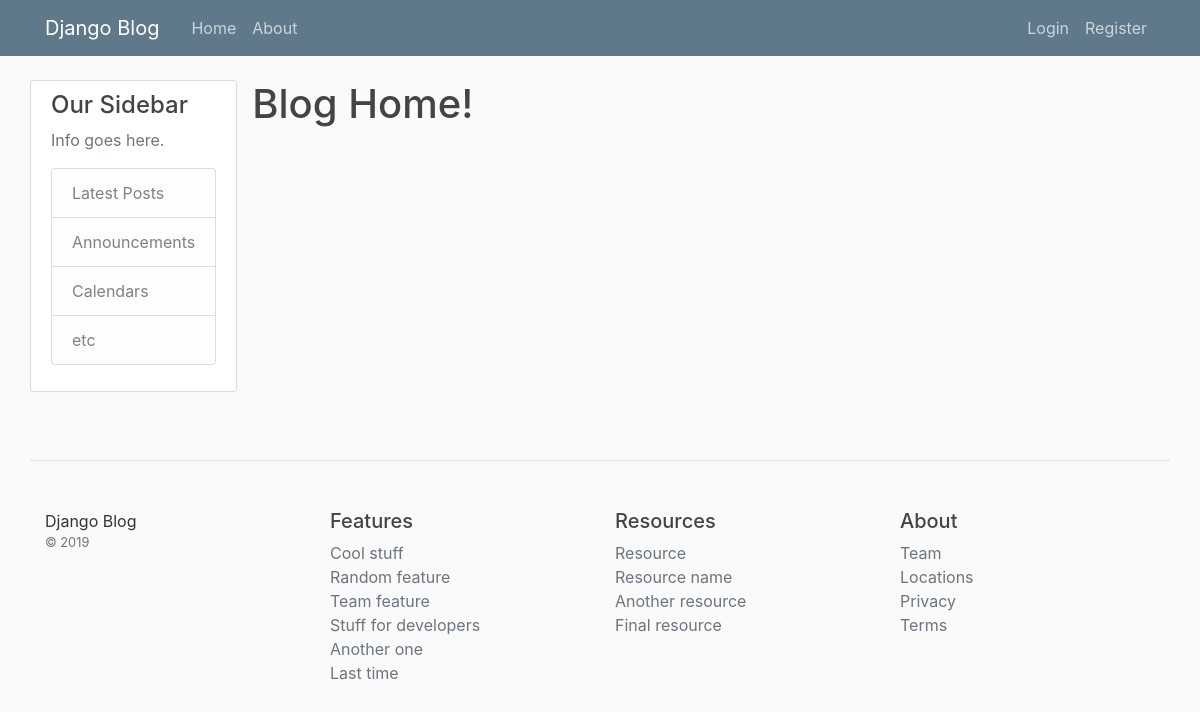
/, run on an earlier commit of the app's database.
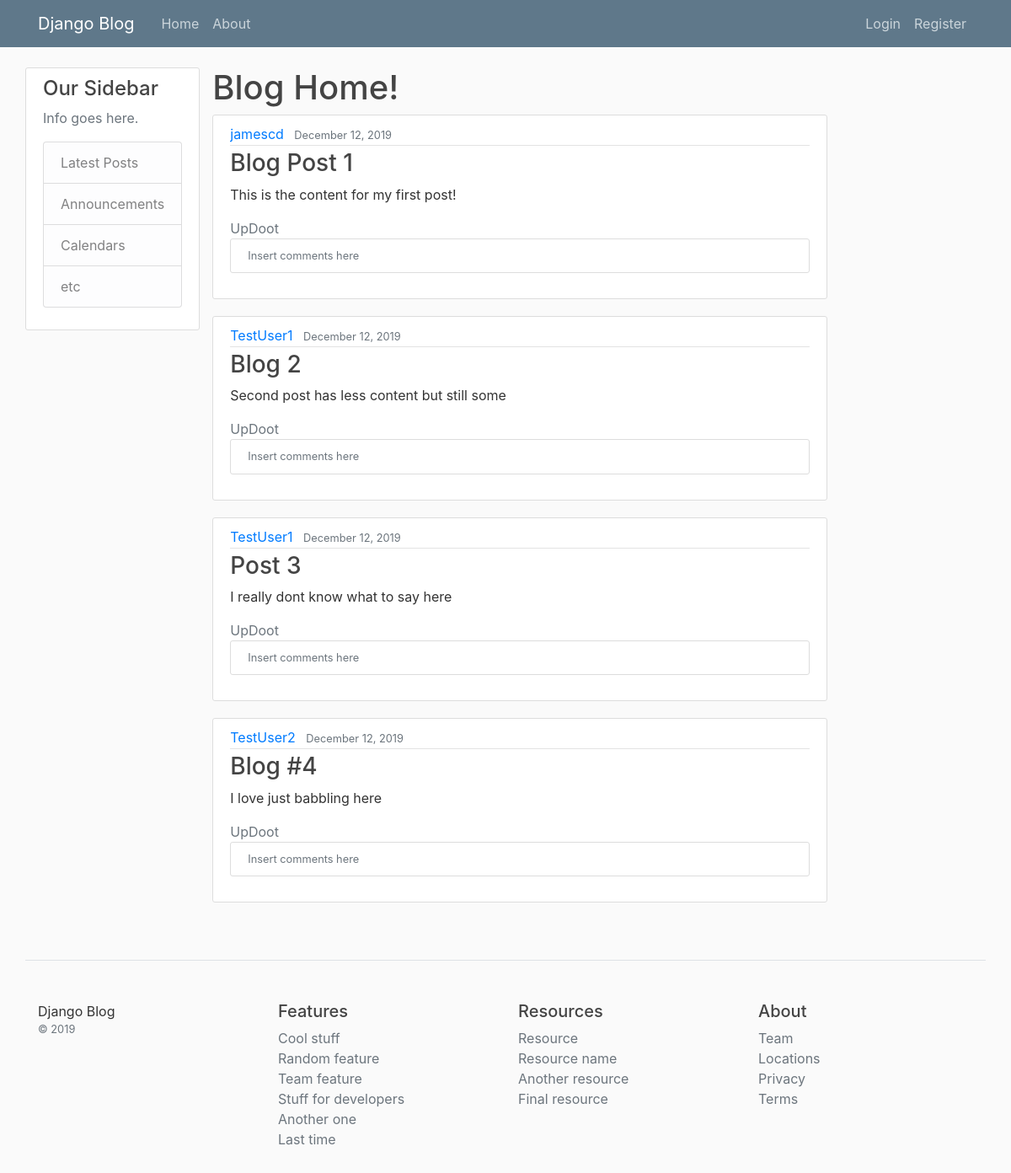
And on a later commit of the database.
### blog/models.py (models this page shows, shortened)
class Post(models.Model):
	title = models.CharField(max_length=100)
	content = models.TextField()
	date_posted = models.DateTimeField(default=timezone.now)
	author = models.ForeignKey(User, on_delete=models.CASCADE)

### blog/views.py (the view)
# urls.py: path('', views.home, name='blog-home'),
def home(request):
    context = {
		'title': 'Home', # Adds custom title to browser tab label
        'posts': Post.objects.all() # Grabs list of all posts
    }
    return render(request, 'blog/home.html', context)

### blog/templates/blog/home.html
{% extends "blog/base.html" %}
{% block content %}
<h1>Blog Home!</h1>
{% for post in posts %}
<article class="media content-section">
	<div class="media-body">
		<div class="article-metadata">
			<a class="mr-2" href="#">{{ post.author }}</a>
			<small class="text-muted">{{ post.date_posted|date:"F d, Y" }}</small>
		</div>
		<h3><a class="article-title" href="#">{{ post.title }}</a></h3>
		<p class="article-content">{{ post.content }}</p>
		<a class="text-muted" href="#">UpDoot</a>
		<div class="media content-section">
			<small class="text-muted">Insert comments here</small>
		</div>
	</div>
</article>
{% endfor %}
{% endblock content %}

### blog/templates/blog/base.html (shortened to what this page needs)
{% load static %}
<!DOCTYPE html>
<html lang="en">
<head>
	<link rel="stylesheet" href="https://stackpath.bootstrapcdn.com/bootstrap/4.4.1/css/bootstrap.min.css">
	<link rel="stylesheet" type="text/css" href="{% static 'blog/main.css' %}">
</head>
<body>
	<header class="site-header">
		<nav class="navbar navbar-expand-md navbar-dark bg-steel fixed-top">
			<div class="container">
				<a class="navbar-brand mr-4" href="{% url 'blog-home' %}">Django Blog</a>
				<div class="collapse navbar-collapse" id="navbarToggle">
					<div class="navbar-nav mr-auto">
						<a class="nav-item nav-link" href="{% url 'blog-home' %}">Home</a>
						<a class="nav-item nav-link" href="{% url 'blog-about' %}">About</a>
					</div>
					<div class="navbar-nav">
						{% if user.is_authenticated %}
							<a class="nav-item nav-link" href="{% url 'profile' %}">{{ user.username }}</a>
							<a class="nav-item nav-link" href="{% url 'logout' %}">Logout</a>
						{% else %}
							<a class="nav-item nav-link" href="{% url 'login' %}">Login</a>
							<a class="nav-item nav-link" href="{% url 'register' %}">Register</a>
						{% endif %}
					</div>
				</div>
			</div>
		</nav>
	</header>
	<main role="main" class="container">
		<div class="row">
			<div class="col-md-2.5">
				<div class="content-section">
					<h4>Our Sidebar</h4>
					<p class='text-muted'>Info goes here.
						<ul class="list-group">
							<li class="list-group-item list-group-item-light">Latest Posts</li>
							<li class="list-group-item list-group-item-light">Announcements</li>
							<li class="list-group-item list-group-item-light">Calendars</li>
							<li class="list-group-item list-group-item-light">etc</li>
						</ul>
					</p>
				</div>
			</div>
			<div class="col-md-8">
				{% block content %}{% endblock %}
			</div>
		</div>
	</main>
	<footer class="container pt-4 my-md-5 pt-md-5 border-top">
        <div class="row">
          <div class="col-12 col-md">
			Django Blog
            <small class="d-block mb-3 text-muted">&copy; 2019</small>
          </div>
          <div class="col-6 col-md">
            <h5>Features</h5>
            <ul class="list-unstyled text-small">
              <li><a class="text-muted" href="#">Cool stuff</a></li>
              <li><a class="text-muted" href="#">Random feature</a></li>
              <li><a class="text-muted" href="#">Team feature</a></li>
              <li><a class="text-muted" href="#">Stuff for developers</a></li>
              <li><a class="text-muted" href="#">Another one</a></li>
              <li><a class="text-muted" href="#">Last time</a></li>
            </ul>
          </div>
          <div class="col-6 col-md">
            <h5>Resources</h5>
            <ul class="list-unstyled text-small">
              <li><a class="text-muted" href="#">Resource</a></li>
              <li><a class="text-muted" href="#">Resource name</a></li>
              <li><a class="text-muted" href="#">Another resource</a></li>
              <li><a class="text-muted" href="#">Final resource</a></li>
            </ul>
          </div>
          <div class="col-6 col-md">
            <h5>About</h5>
            <ul class="list-unstyled text-small">
              <li><a class="text-muted" href="#">Team</a></li>
              <li><a class="text-muted" href="#">Locations</a></li>
              <li><a class="text-muted" href="#">Privacy</a></li>
              <li><a class="text-muted" href="#">Terms</a></li>
            </ul>
          </div>
        </div>
      </footer>
</body>
</html>

### blog/static/blog/main.css (style rules this page uses)
body { background: #fafafa; color: #333333; margin-top: 5rem; }
h1, h2, h3, h4, h5, h6 { color: #444444; }
ul { margin: 0; }
.bg-steel { background-color: #5f788a; }
.site-header .navbar-nav .nav-link { color: #cbd5db; }
.content-section { background: #ffffff; padding: 10px 20px; border: 1px solid #dddddd; border-radius: 3px; margin-bottom: 20px; }
.article-title { color: #444444; }
.article-content { white-space: pre-line; }
.article-metadata { padding-bottom: 1px; margin-bottom: 4px; border-bottom: 1px solid #e3e3e3 }

What changed in the data, as far as the page shows it:
added Post: author "jamescd", date_posted "December 12, 2019", title "Blog Post 1", content "This is the content for my first post!"
added Post: author "TestUser1", date_posted "December 12, 2019", title "Blog 2", content "Second post has less content but still some"
added Post: author "TestUser1", date_posted "December 12, 2019", title "Post 3", content "I really dont know what to say here"
added Post: author "TestUser2", date_posted "December 12, 2019", title "Blog #4", content "I love just babbling here"
